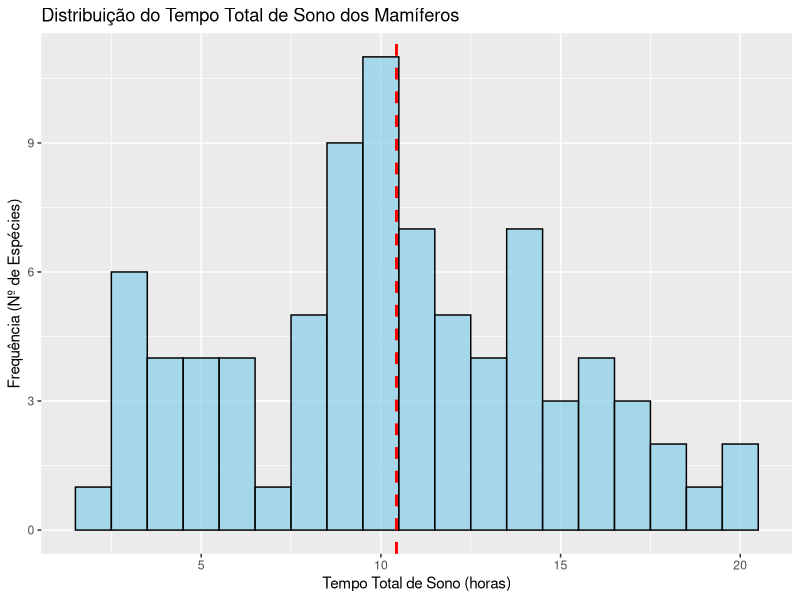
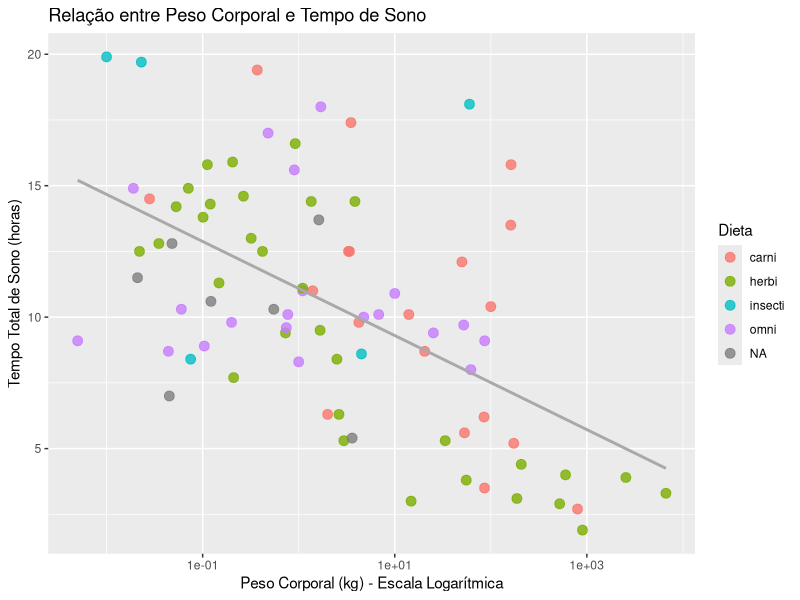
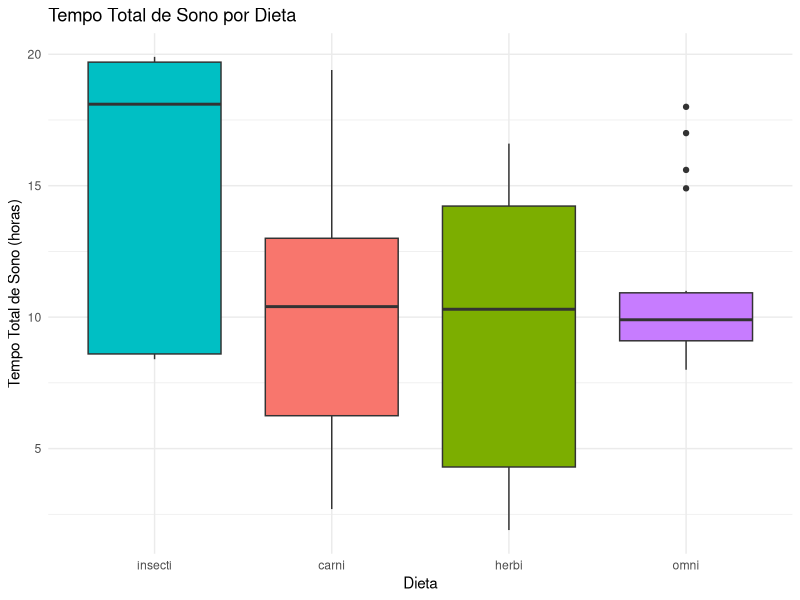

The R script that drew these images, in order:
#-------------------------------------------------------------------------------
# Prática Guiada - Estudo de Caso com o Dataset `msleep`
#
# Objetivo: Consolidar os conhecimentos das aulas anteriores em um único projeto.
#
# Tópicos abordados:
# - Carregamento e exploração de dados (Aula 11)
# - Medidas de tendência central e dispersão (Aula 11)
# - Manipulação de dados com `dplyr` (aulas anteriores)
# - Criação de gráficos com `ggplot2` (aulas anteriores)
# - Criação de funções personalizadas (aulas anteriores)
#
# Dataset: `msleep`
# Este dataset vem com o pacote `ggplot2` e contém dados sobre os padrões de
# sono de 83 espécies de mamíferos.
#-------------------------------------------------------------------------------

# 0. CONFIGURAÇÃO DO AMBIENTE
# ------------------------------------
# Vamos carregar o `tidyverse`, que inclui `dplyr`, `ggplot2` e outros pacotes úteis.
# Se ainda não tiver instalado: install.packages("tidyverse")
library(tidyverse)
library(skimr) # Usaremos para uma exploração mais rica

# O dataset `msleep` já está disponível após carregar o ggplot2 (via tidyverse).
# Para saber mais sobre ele, execute `?msleep` no console.
data(msleep)


# 1. EXPLORAÇÃO INICIAL (Revisão Aula 11)
# ------------------------------------
# Vamos ter uma primeira impressão do nosso dataset.

# Tarefa 1.1: Use as funções `glimpse()` e `head()` para inspecionar os dados.
# `glimpse()` é a versão do `tidyverse` para o `str()`.
# SEU CÓDIGO AQUI
glimpse(msleep)
head(msleep)

# Tarefa 1.2: Use a função `skim()` para obter um resumo estatístico completo.
# Pergunta: Quais colunas possuem dados faltantes (missing values)?
# SEU CÓDIGO AQUI
skim(msleep)
# RESPOSTA: As colunas `vore`, `conservation`, `sleep_rem`, `sleep_cycle`,
# e `brainwt` possuem dados faltantes (indicado por `n_missing > 0`).


# 2. LIMPEZA E MANIPULAÇÃO DE DADOS (Revisão `dplyr`)
# ------------------------------------
# Raramente os dados vêm prontos para análise. Vamos prepará-los.

# Tarefa 2.1: Crie uma nova variável chamada `rem_proportion` (proporção de sono REM),
# que seja a razão entre `sleep_rem` e `sleep_total`.
# Dica: use a função `mutate()`.
msleep_mod <- msleep %>%
  mutate(rem_proportion = sleep_rem / sleep_total)

# Verifique se a nova coluna foi criada
head(msleep_mod)


# Tarefa 2.2: Filtre o dataset para incluir apenas os animais carnívoros ('carni').
# Quantos animais são estritamente carnívoros neste dataset?
# Dica: use `filter()` e `drop_na()` para garantir que a coluna `vore` não tenha NAs.
carnivoros <- msleep %>%
  drop_na(vore) %>%
  filter(vore == "carni")

# Para contar, podemos usar a função `nrow()`
nrow(carnivoros)
# RESPOSTA: Existem 19 carnívoros no dataset (após remover os NAs da coluna `vore`).


# 3. ANÁLISE GUIADA COM GRÁFICOS (Revisão `ggplot2`)
# ------------------------------------
# Agora que os dados estão mais limpos, vamos fazer perguntas e respondê-las com gráficos.

# Pergunta 3.1: Como o tempo total de sono (`sleep_total`) se distribui?
# Tarefa: Crie um histograma de `sleep_total`. Adicione uma linha vertical para a média.
# Dica: `geom_histogram()` e `geom_vline()`.
ggplot(msleep, aes(x = sleep_total)) +
  geom_histogram(binwidth = 1, fill = "skyblue", color = "black", alpha = 0.7) +
  geom_vline(aes(xintercept = mean(sleep_total)), color = "red", linetype = "dashed", size = 1) +
  labs(
    title = "Distribuição do Tempo Total de Sono dos Mamíferos",
    x = "Tempo Total de Sono (horas)",
    y = "Frequência (Nº de Espécies)"
  )

# Pergunta 3.2: Existe relação entre o peso corporal (`bodywt`) e as horas de sono (`sleep_total`)?
# Tarefa: Crie um gráfico de dispersão (scatter plot) de `bodywt` vs `sleep_total`.
# O peso corporal tem uma distribuição muito ampla (de gramas a toneladas), então aplique
# uma escala logarítmica no eixo X para visualizar melhor a relação.
# Dica: `geom_point()` e `scale_x_log10()`.
ggplot(msleep, aes(x = bodywt, y = sleep_total)) +
  geom_point(aes(color = vore), alpha = 0.8, size = 3) +
  scale_x_log10() + # Essencial para visualizar a relação!
  geom_smooth(method = "lm", se = FALSE, color = "darkgrey") + # Adiciona uma linha de tendência
  labs(
    title = "Relação entre Peso Corporal e Tempo de Sono",
    x = "Peso Corporal (kg) - Escala Logarítmica",
    y = "Tempo Total de Sono (horas)",
    color = "Dieta"
  )
# INTERPRETAÇÃO: Parece haver uma leve tendência negativa. Animais maiores tendem a dormir um pouco menos.


# Pergunta 3.3: Como o tempo de sono varia entre as diferentes dietas (`vore`)?
# Tarefa: Crie um boxplot comparando `sleep_total` para cada categoria de `vore`.
# Dica: `geom_boxplot()`. Lembre-se de remover os NAs de `vore`.
msleep %>%
  drop_na(vore) %>%
  ggplot(aes(x = fct_reorder(vore, sleep_total, .fun = median, .desc = TRUE), y = sleep_total)) +
  geom_boxplot(aes(fill = vore), show.legend = FALSE) +
  labs(
    title = "Tempo Total de Sono por Dieta",
    x = "Dieta",
    y = "Tempo Total de Sono (horas)"
  ) +
  theme_minimal()


# 4. AGRUPAMENTO E SUMARIZAÇÃO (Revisão `group_by` + `summarise`)
# ------------------------------------
# Vamos calcular estatísticas para grupos específicos.

# Tarefa 4.1: Calcule a média, o desvio padrão e o número de espécies para o tempo total
# de sono (`sleep_total`), agrupado por dieta (`vore`). Ordene o resultado pela média de sono.
# Dica: `group_by()`, `summarise()` e `arrange()`.
resumo_por_dieta <- msleep %>%
  drop_na(vore) %>%
  group_by(vore) %>%
  summarise(
    media_sono = mean(sleep_total),
    desvio_padrao_sono = sd(sleep_total),
    n_especies = n()  # `n()` conta o número de observações no grupo
  ) %>%
  arrange(desc(media_sono))

print(resumo_por_dieta)


# 5. CRIANDO SUA PRÓPRIA FUNÇÃO (Revisão Funções)
# ------------------------------------
# Imagine que você precise calcular as estatísticas descritivas (min, max, media, mediana)
# para várias colunas numéricas diferentes. Criar uma função para isso economiza tempo.

# Tarefa 5.1: Crie uma função chamada `analise_rapida` que recebe um dataframe
# e o nome de uma coluna como argumentos, e retorna um resumo com mínimo, máximo,
# média e mediana para aquela coluna.
# Dica: Use a sintaxe `{{ }}` para passar nomes de colunas para funções do tidyverse.
analise_rapida <- function(df, nome_coluna) {
  df %>%
    summarise(
      minimo = min({{ nome_coluna }}, na.rm = TRUE),
      maximo = max({{ nome_coluna }}, na.rm = TRUE),
      media = mean({{ nome_coluna }}, na.rm = TRUE),
      mediana = median({{ nome_coluna }}, na.rm = TRUE)
    )
}

# Teste sua função com as colunas `sleep_total` e `brainwt` (peso do cérebro).
analise_rapida(msleep, sleep_total)
analise_rapida(msleep, brainwt)


# 6. DESAFIO FINAL (Opcional)
# ------------------------------------
# Pergunta Desafio: Qual o mamífero com a maior proporção de sono REM (`rem_proportion`)
# dentro de cada tipo de dieta (`vore`)?
#
# Passos sugeridos:
# 1. Use o dataset `msleep_mod` que você já criou.
# 2. Remova os NAs das colunas `vore` e `rem_proportion`.
# 3. Agrupe por `vore`.
# 4. Use `slice_max()` para encontrar a linha com o maior valor de `rem_proportion` em cada grupo.

desafio_final <- msleep_mod %>%
  drop_na(vore, rem_proportion) %>%
  group_by(vore) %>%
  slice_max(order_by = rem_proportion, n = 1) %>%
  select(name, vore, sleep_total, rem_proportion) # Seleciona colunas de interesse

print(desafio_final)
